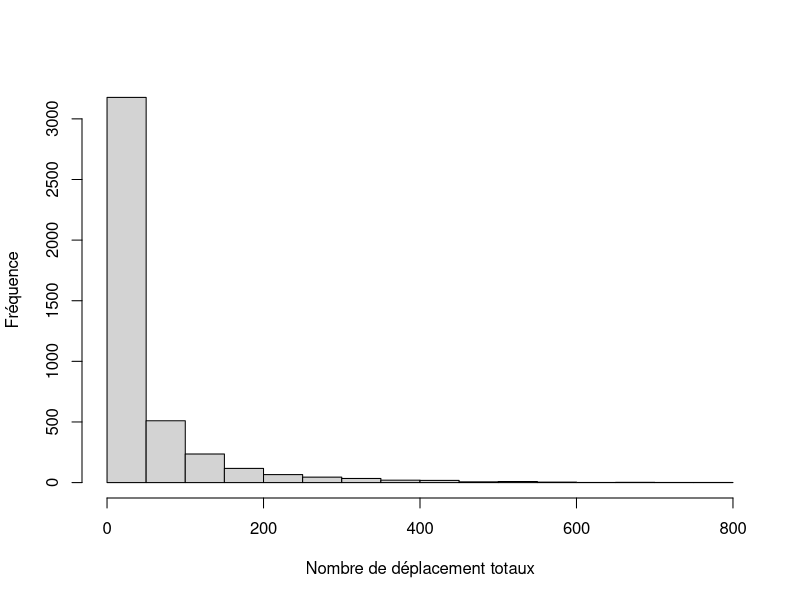
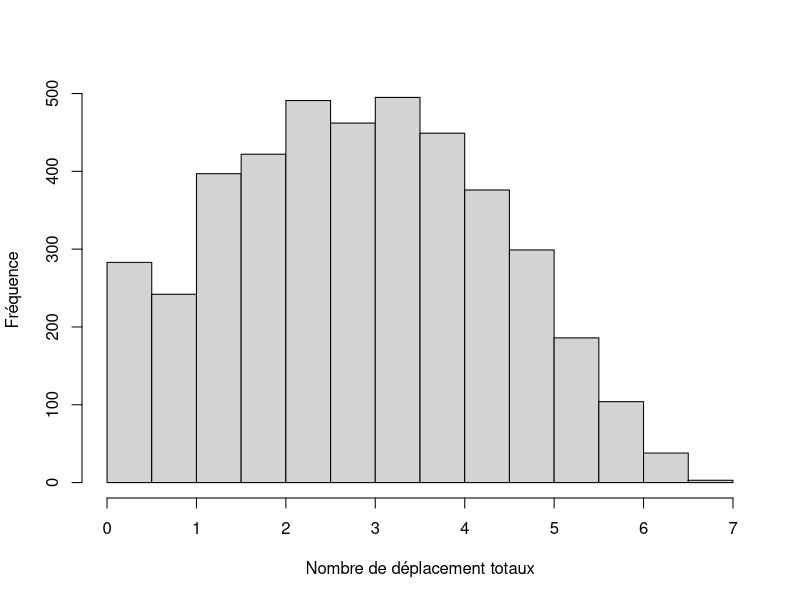
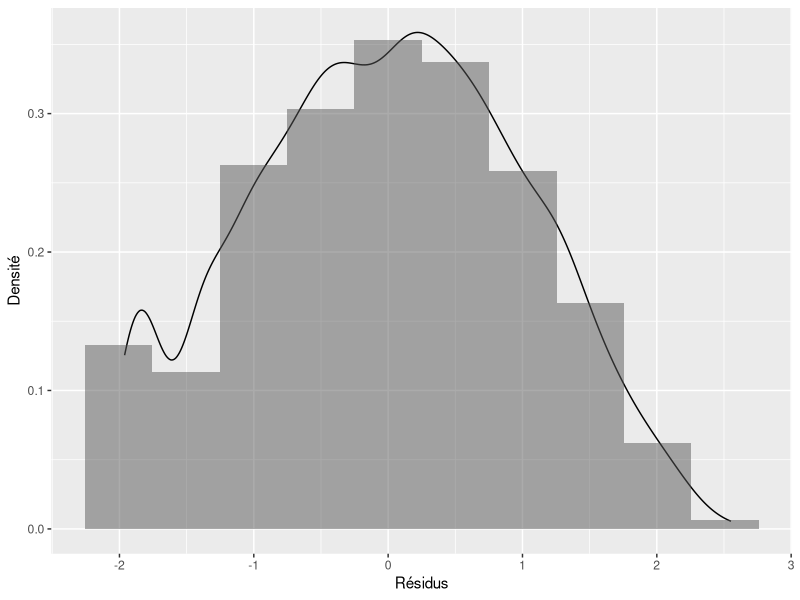
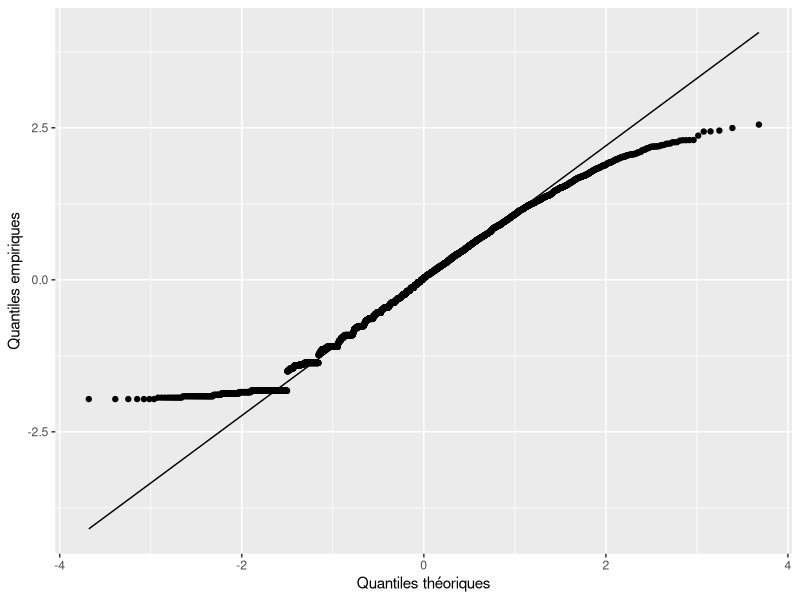
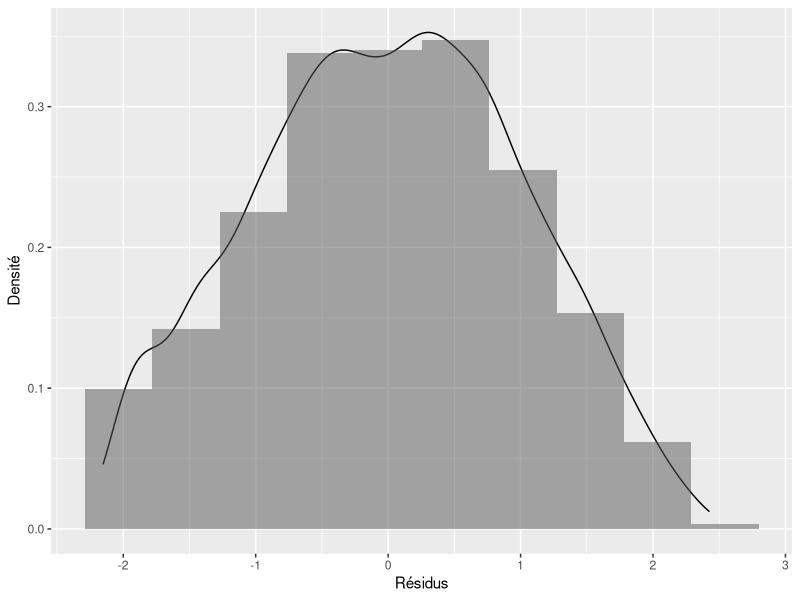
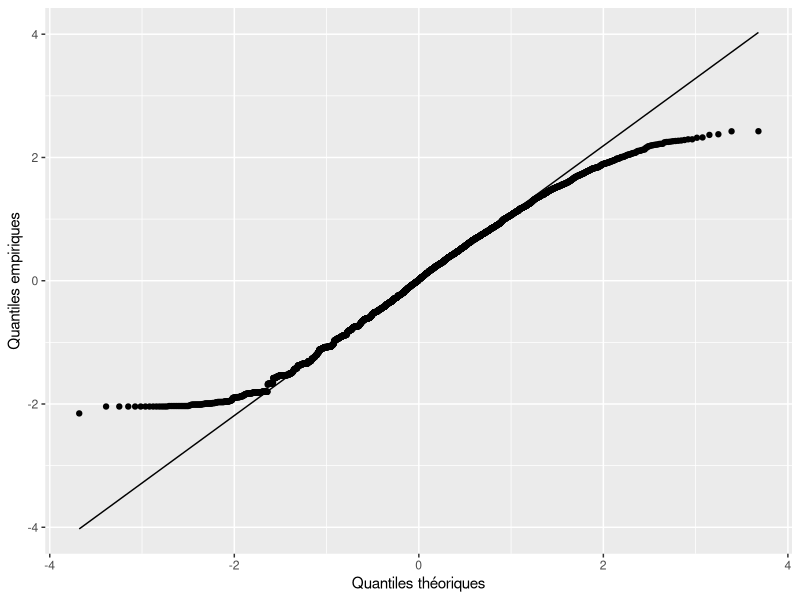

These charts were generated, in order, by the following R code:
## ---- chunk 1
knitr::opts_chunk$set(echo = FALSE,message = FALSE,warning = FALSE,error = FALSE)
## ---- chunk 2
library(tidyverse)
library(readxl)
## ---- chunk 3
dat = read.csv("bixifull.csv")
## ---- chunk 4
festivals <- data.frame(
  Start_Date = as.Date(c("2021-05-10", "2021-05-22", "2021-05-27", "2021-06-06", "2021-06-07",
                         "2021-06-07", "2021-06-07", "2021-06-11", "2021-06-13", "2021-06-14",
                         "2021-06-20", "2021-06-26", "2021-06-27", "2021-06-29", "2021-07-04",
                         "2021-07-05", "2021-07-06", "2021-07-09", "2021-07-10",
                         "2021-07-11", "2021-07-11", "2021-07-22", "2021-07-27", "2021-07-28",
                         "2021-08-02", "2021-08-06", "2021-08-07", "2021-08-08", "2021-08-09",
                         "2021-08-09", "2021-08-19", "2021-08-20", "2021-08-29", "2021-08-30")),
  End_Date = as.Date(c("2021-05-17", "2021-06-04", "2021-06-16", "2021-06-16", "2021-06-09",
                       "2021-06-16", "2021-06-09", "2021-06-16", "2021-06-16", "2021-06-22",
                       "2021-06-23", "2021-06-30", "2021-07-06", "2021-07-27", "2021-07-14",
                       "2021-07-07", "2021-07-06", "2021-07-14", "2021-07-21", "2021-07-28",
                       "2021-07-27", "2021-08-01", "2021-07-28", "2021-07-28", "2021-08-04",
                       "2021-08-14", "2021-08-11", "2021-08-18", "2021-08-10", "2021-08-18",
                       "2021-08-24", "2021-08-25", "2021-09-02", "2021-09-02"))
)

dates <- festivals %>%
  rowwise() %>%
  mutate(Date = list(seq(Start_Date, End_Date, by = "day"))) %>%
  unnest(Date)

result_df <- dates %>%
  group_by(Date) %>%
  summarize(festival = n())

dat$Date <- as.Date(paste("2021", dat$mm, dat$dd, sep = "-"))

dat <- dat %>%
  left_join(result_df, by = "Date")

dat$festival[is.na(dat$festival)] = 0
## ---- chunk 5
dat = dat %>% mutate(rain_bin = ifelse(rain == 0, 0, 1)) %>% select(-X)
## ---- chunk 6
dat = dat %>% mutate(wkend = ifelse(wday == "Saturday" | wday == "Sunday",1,0))
col = c("mm", "dd", "mem", "arrond")
dat[col] = lapply(dat[col], factor)
## ---- chunk 7
var_mean= c("holiday", "temp", "rain", "festival", "rain_bin", "wkend")
var_sum = c("dur", "rev", "n_tot", "n_AM", "n_PM", "avg")

dat_mod = dat %>% select(-station, -name, -wday, -Date) %>% 
  group_by(mem, mm, dd, arrond) %>%
  summarise(across(all_of(var_mean), ~mean(., na.rm = TRUE)),
            across(all_of(var_sum), ~sum(., na.rm = TRUE))) # Sert à compiler les données selon les arrondissements par jour. On se débarasse ainsi des variables station. Cela fait qu'on peut analyser les données par arrondissement plutot que par station.

dat_mod = as.data.frame(dat_mod)

col = c("holiday", "wkend", "rain_bin")
dat_mod[col] = lapply(dat_mod[col], factor)
## ---- chunk 8
hist(dat_mod$n_tot, 
     ylab = "Fréquence", 
     xlab = "Nombre de déplacement totaux",
     main = "")
## ---- chunk 9
dat_mod = dat_mod %>% mutate(n_tot_mod = log(n_tot))
hist(dat_mod$n_tot_mo, 
     ylab = "Fréquence", 
     xlab = "Nombre de déplacement totaux",
     main = "")
## ---- chunk 10
#get data
data_parc <- read.csv("espace_vert.csv")
data_es <- read.csv("terrain_sport_ext.csv")
data_lc <- read_excel("lieuxculturels.xls")


#Parcs
nb_arrond_parc <- (table(data_parc$GESTION))
dat_nb_parc <- data.frame(arrond = names(nb_arrond_parc), nb_parc = as.numeric(nb_arrond_parc))
dat_parc <- dat %>%
  select(dur, n_tot, rev, arrond) %>% 
  group_by(arrond) %>%
  summarise(dur = (sum(dur)))
dat_nb_parc$arrond <- tolower(gsub("\\s+", "", dat_nb_parc$arrond))
dat_nb_parc$arrond<-gsub("-", "", dat_nb_parc$arrond)
dat_parc$arrond <- tolower(gsub("\\s+", "", dat_parc$arrond))
dat_parc$arrond<-gsub("-", "", dat_parc$arrond)

df_parc <- merge(dat_parc, dat_nb_parc, by = "arrond", all.x = TRUE)
df_parc$nb_parc <- ifelse(is.na(df_parc$nb_parc), 0, df_parc$nb_parc)

#Espaces sportifs
nb_arrond_es <- table(data_es$ARROND)
dat_nb_es <- data.frame(arrond = names(nb_arrond_es), nb_es = as.numeric(nb_arrond_es))
dat_nb_es$arrond <- tolower(gsub("\\s+", "", dat_nb_es$arrond))
dat_nb_es$arrond<-gsub("-", "", dat_nb_es$arrond)

dat_es <- dat_parc
df_es <- merge(dat_es, dat_nb_es, by = "arrond", all.x = TRUE)

#Lieux culturels
nb_arrond_lc <- table(data_lc$Arrondissement)
dat_nb_lc <- data.frame(arrond = names(nb_arrond_lc), nb_lc = as.numeric(nb_arrond_lc))
dat_nb_lc$arrond <- tolower(gsub("\\s+", "", dat_nb_lc$arrond))
dat_nb_lc$arrond<-gsub("-", "", dat_nb_lc$arrond)
dat_nb_lc$arrond <- gsub("[-–]", "", dat_nb_lc$arrond)

dat_lc <- dat_parc
df_lc <- merge(dat_lc, dat_nb_lc, by = "arrond", all.x = TRUE)


#Modèles vs rev
df_parc_es <- merge(df_parc, dat_nb_es, by = "arrond", all.x = TRUE)
df_parc_es_lc <- merge(df_parc_es, dat_nb_lc, by = "arrond", all.x = TRUE)
df_parc_es_lc <- replace(df_parc_es_lc, is.na(df_parc_es_lc), 0)

modele4 = lm(dur~nb_parc + nb_es + nb_lc, data = df_parc_es_lc)

## ---- chunk 11
mod_fest_1 = lm(n_tot_mod ~ festival, data = dat_mod)
summary(mod_fest_1)
## ---- chunk 12
resid <- rstudent(mod_fest_1)
fitted <- mod_fest_1$fitted.values
res.dat <- cbind(dat_mod, fitted, resid)
ggplot(data = res.dat, mapping = aes(x = resid)) + geom_density() +
geom_histogram(aes(y = ..density..), bins = 10, alpha = 0.5) +
xlab("Résidus") +
ylab("Densité")
## ---- chunk 13
ggplot(data = res.dat, mapping = aes(sample = resid)) + stat_qq(distribution = qt,
dparams = mod_fest_1$df.residua) + stat_qq_line(distribution = qt,
dparams = mod_fest_1$df.residual) + labs(x = "Quantiles théoriques",
y = "Quantiles empiriques")
## ---- chunk 14
mod_fest_2 = lm(n_tot_mod ~ festival + mm + holiday + wkend, data = dat_mod)
summary(mod_fest_2)
## ---- chunk 15
resid <- rstudent(mod_fest_2)
fitted <- mod_fest_1$fitted.values
res.dat <- cbind(dat_mod, fitted, resid)
ggplot(data = res.dat, mapping = aes(x = resid)) + geom_density() +
geom_histogram(aes(y = ..density..), bins = 10, alpha = 0.5) +
xlab("Résidus") +
ylab("Densité")
## ---- chunk 16
ggplot(data = res.dat, mapping = aes(sample = resid)) + stat_qq(distribution = qt,
dparams = mod_fest_2$df.residua) + stat_qq_line(distribution = qt,
dparams = mod_fest_2$df.residual) + labs(x = "Quantiles théoriques",
y = "Quantiles empiriques")
## ---- chunk 17
mod_fest_3 = lm(n_tot_mod ~ festival + mm + holiday + wkend, data = dat_mod[dat_mod$mem == 0,])
summary(mod_fest_3)
